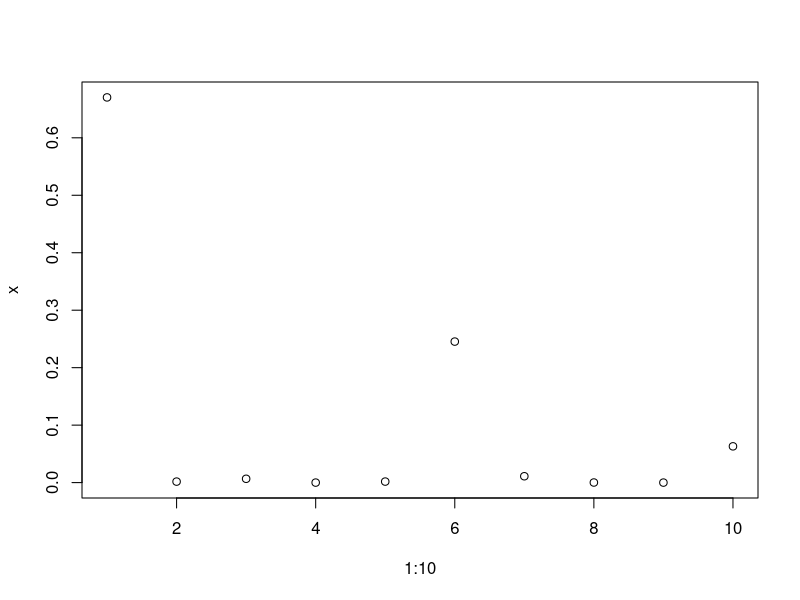
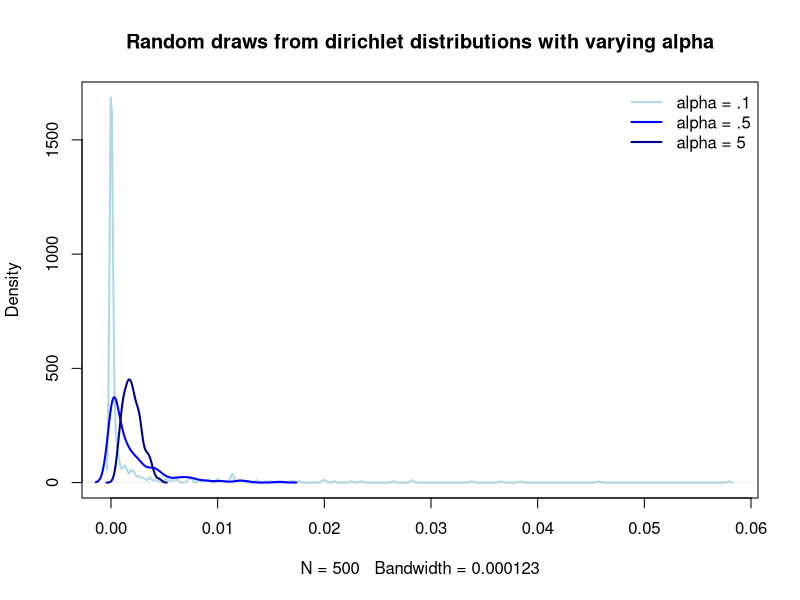
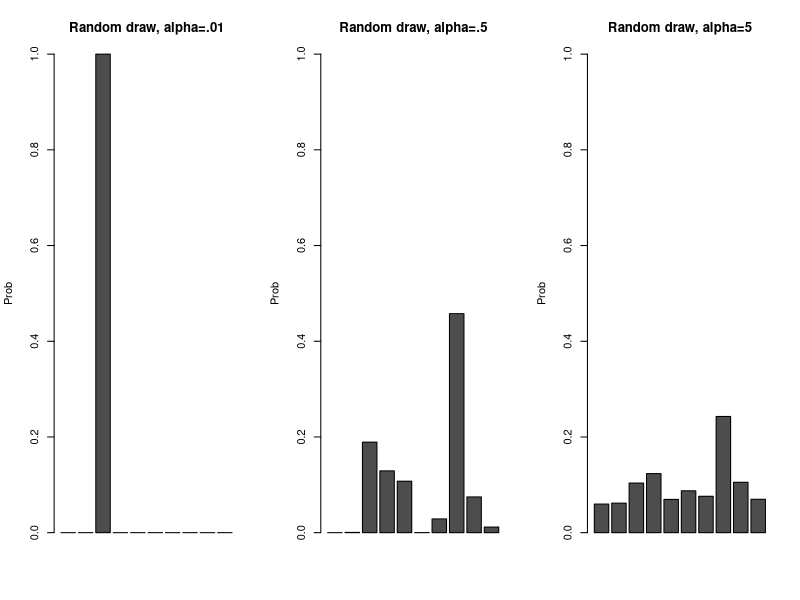

Generate these figures, in order, with R:
## ---- chunk 1
knitr::opts_chunk$set(echo = TRUE)
## ---- chunk 2
rmultinom(n = 1, size = 1, prob = rep(1/3, 3))
## ---- chunk 3
library(MCMCpack)
x <- rdirichlet(n = 1, alpha = rep(.1, 10))
plot(x = 1:10, y = x)
## ---- chunk 4
## how do we draw a topic? (phi_k)
#rdirichlet(n = 1, alpha = ???)

## how do we draw a distribution over topis? (theta_i)
#rdirichlet(n = 1, alpha = ???)
## ---- chunk 5
set.seed(109123)
phi1 <- rdirichlet(n = 1, alpha = rep(.1, 500))
phi2 <- rdirichlet(n = 1, alpha = rep(.5, 500))
phi3 <- rdirichlet(n = 1, alpha = rep(5, 500))
## ---- chunk 6
plot(density(phi1), col = "lightblue", lwd = 2,
     main = "Random draws from dirichlet distributions with varying alpha")
lines(density(phi2), col = "blue", lwd = 2)
lines(density(phi3), col = "darkblue", lwd = 2)
legend("topright", legend = c("alpha = .1", "alpha = .5", "alpha = 5"),
       col = c("lightblue", "blue", "darkblue"), lty = 1, bty = "n", lwd = 2)
## ---- chunk 7
set.seed(109123)
theta1 <- rdirichlet(n = 1, alpha = rep(.01, 10))
theta2 <- rdirichlet(n = 1, alpha = rep(.5, 10))
theta3 <- rdirichlet(n = 1, alpha = rep(5, 10))
## ---- chunk 8
par(mfrow = c(1,3))
barplot(theta1, ylim = c(0,1), main = "Random draw, alpha=.01", ylab = "Prob")
barplot(theta2, ylim = c(0,1), main = "Random draw, alpha=.5", ylab = "Prob")
barplot(theta3, ylim = c(0,1), main = "Random draw, alpha=5", ylab = "Prob")
